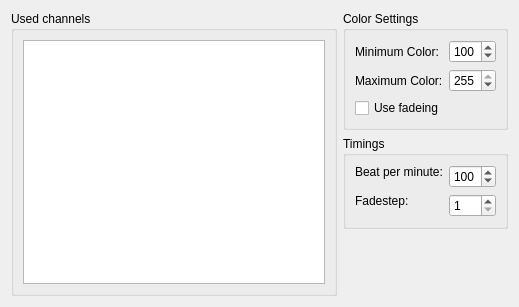
<?xml version="1.0" encoding="UTF-8"?>
<ui version="4.0">
 <class>BPMRandom</class>
 <widget class="QWidget" name="BPMRandom">
  <property name="geometry">
   <rect>
    <x>0</x>
    <y>0</y>
    <width>519</width>
    <height>307</height>
   </rect>
  </property>
  <property name="windowTitle">
   <string>Form</string>
  </property>
  <layout class="QHBoxLayout" name="horizontalLayout">
   <item>
    <widget class="QGroupBox" name="groupBox">
     <property name="title">
      <string>Used channels</string>
     </property>
     <layout class="QVBoxLayout" name="verticalLayout">
      <item>
       <widget class="QListView" name="usedchannels"/>
      </item>
     </layout>
    </widget>
   </item>
   <item>
    <layout class="QVBoxLayout" name="verticalLayout_2">
     <item>
      <widget class="QGroupBox" name="groupBox_2">
       <property name="title">
        <string>Color Settings</string>
       </property>
       <layout class="QGridLayout" name="gridLayout">
        <item row="0" column="0">
         <widget class="QLabel" name="label">
          <property name="text">
           <string>Minimum Color:</string>
          </property>
         </widget>
        </item>
        <item row="0" column="1">
         <widget class="QSpinBox" name="minColor">
          <property name="maximum">
           <number>255</number>
          </property>
          <property name="value">
           <number>100</number>
          </property>
         </widget>
        </item>
        <item row="1" column="0">
         <widget class="QLabel" name="label_2">
          <property name="text">
           <string>Maximum Color:</string>
          </property>
         </widget>
        </item>
        <item row="1" column="1">
         <widget class="QSpinBox" name="maxColor">
          <property name="maximum">
           <number>255</number>
          </property>
          <property name="value">
           <number>255</number>
          </property>
         </widget>
        </item>
        <item row="2" column="0" colspan="2">
         <widget class="QCheckBox" name="useFade">
          <property name="text">
           <string>Use fadeing</string>
          </property>
         </widget>
        </item>
       </layout>
      </widget>
     </item>
     <item>
      <widget class="QGroupBox" name="groupBox_3">
       <property name="title">
        <string>Timings</string>
       </property>
       <layout class="QGridLayout" name="gridLayout_2">
        <item row="0" column="0">
         <widget class="QLabel" name="label_3">
          <property name="text">
           <string>Beat per minute:</string>
          </property>
         </widget>
        </item>
        <item row="0" column="1" rowspan="2">
         <widget class="QSpinBox" name="bpm">
          <property name="minimum">
           <number>5</number>
          </property>
          <property name="maximum">
           <number>300</number>
          </property>
          <property name="value">
           <number>100</number>
          </property>
         </widget>
        </item>
        <item row="1" column="0" rowspan="2">
         <widget class="QLabel" name="label_4">
          <property name="text">
           <string>Fadestep:</string>
          </property>
         </widget>
        </item>
        <item row="2" column="1">
         <widget class="QSpinBox" name="fadestep">
          <property name="minimum">
           <number>1</number>
          </property>
          <property name="value">
           <number>1</number>
          </property>
         </widget>
        </item>
       </layout>
      </widget>
     </item>
     <item>
      <spacer name="verticalSpacer">
       <property name="orientation">
        <enum>Qt::Vertical</enum>
       </property>
       <property name="sizeHint" stdset="0">
        <size>
         <width>20</width>
         <height>40</height>
        </size>
       </property>
      </spacer>
     </item>
    </layout>
   </item>
  </layout>
 </widget>
 <resources/>
 <connections/>
</ui>
